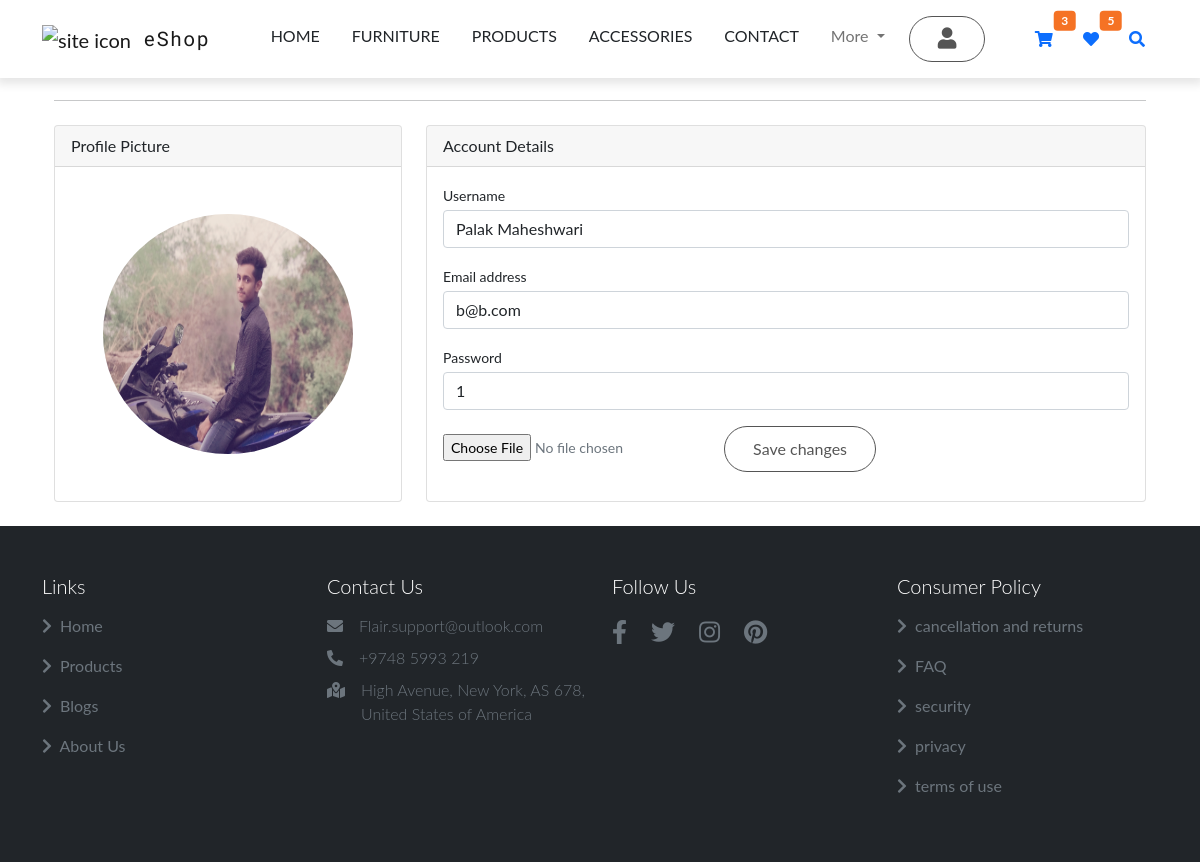
The app's page /edit_profile/ (signed in) with its own data.
### apk/models.py (models this page shows)
class Customer(models.Model):
    username = models.CharField(max_length=200, default='')
    email = models.CharField(max_length=200)
    password = models.CharField(max_length=200)
    confirmpassword = models.CharField(max_length=200)
    profileimage = models.ImageField(upload_to='profile/', default='')

### apk/views.py (the view)
# urls.py: path('edit_profile/', views.edit_profile, name='edit_profile'),
def edit_profile(request):
    if 'userid' in request.session:
        if request.method == 'POST':
            username = request.POST['username']
            email = request.POST['email']
            password = request.POST['password']
            profileimage = request.FILES['profileimage']
            data = Customer.objects.get(id=request.session['userid'])
            data.username = username
            data.email = email
            data.password = password
            data.profileimage = profileimage
            data.save()
            messages.add_message(request, messages.SUCCESS, "Profile updated successfully!")
            return redirect('profile')
        else:
            profile = Customer.objects.get(id=request.session['userid'])
            data = {'profile': profile, 'title': 'edit profile'}
            return render(request, 'edit_profile.html', data)
    else:
        messages.add_message(request, messages.ERROR, "Profile updated successfully!")
        return redirect('login')

### apk/templates/edit_profile.html (shortened to what this page needs)
<!DOCTYPE html>
<html lang="en">
{% load static %}
<head>
    <link rel="stylesheet" href="https://cdnjs.cloudflare.com/ajax/libs/font-awesome/5.15.4/css/all.min.css"
 />
    <link rel="stylesheet" href="{% static 'bootstrap-5.0.2-dist/css/bootstrap.min.css' %}">
    <link rel="stylesheet" href="{% static 'css/main.css' %}">
</head>
<body>
    {% include 'navbar.html' %}
    <div class="container-xl px-4 mt-4">
        <hr class="mt-0 mb-4">
        <div class="row">
            <div class="col-xl-4">
                <div class="card mb-4 mb-xl-0">
                    <div class="card-header">Profile Picture</div>
                    <div class="card-body text-center">
                        <img   class="rounded-circle img-fluid" style="width: 250px; margin: 31px; height: 240px;"
                            src="{{profile.profileimage.url}}"  alt="">
                    </div>
                </div>
            </div>
            <div class="col-xl-8">
                <div class="card mb-4">
                    <div class="card-header">Account Details</div>
                    <div class="card-body">
                        <form action="{% url 'edit_profile' %}" method="POST" enctype="multipart/form-data">
                            <div class="mb-3">
                                <label class="small mb-1" for="inputUsername">Username</label>
                                <input class="form-control" id="inputUsername" type="text" name="username"
                                    placeholder="Enter your username" value="{{profile.username}}">
                            </div>
                            <div class="mb-3">
                                <label class="small mb-1" for="inputEmailAddress">Email address</label>
                                <input class="form-control" id="inputEmailAddress" type="email" name="email"
                                    placeholder="Enter your email address" value="{{profile.email}}">
                            </div>
                            <div class="mb-3">
                                <label class="small mb-1" for="inputOrgName">Password</label>
                                <input class="form-control" name="password" id="inputOrgName" type="text"
                                    placeholder="Enter your Password" value="{{profile.password}}">
                            </div>
                            <input name="profileimage" type="file" class="small font-italic text-muted mb-4">
                            <button class="btn btn-primary" type="submit">Save changes</button>
                        </form>
                    </div>
                </div>
            </div>
        </div>
    </div>
    {% include 'footer.html' %}
</body>
</html>

### apk/static/css/main.css (style rules this page uses)
:root { --lg-font: "Kaisei Tokumin", serif; --sm-font: "Poppins", sans-serif; --pink: #e5345b; }
body { margin: 0; font-family: "Lato", sans-serif; }
.btn:not(.nav-btns button) { background-color: #fff; color: rgb(85, 85, 85); padding: 10px 28px; border-radius: 25px; border: 1px solid rgb(85, 85, 85); }
.text-muted { color: #6c757d !important; }

### apk/templates/edit_profile.html (style rules this page uses)
body { margin-top: 100px; }

### records on screen
Customer: profileimage (picture), username "Palak Maheshwari", email "b@b.com", password "1"
